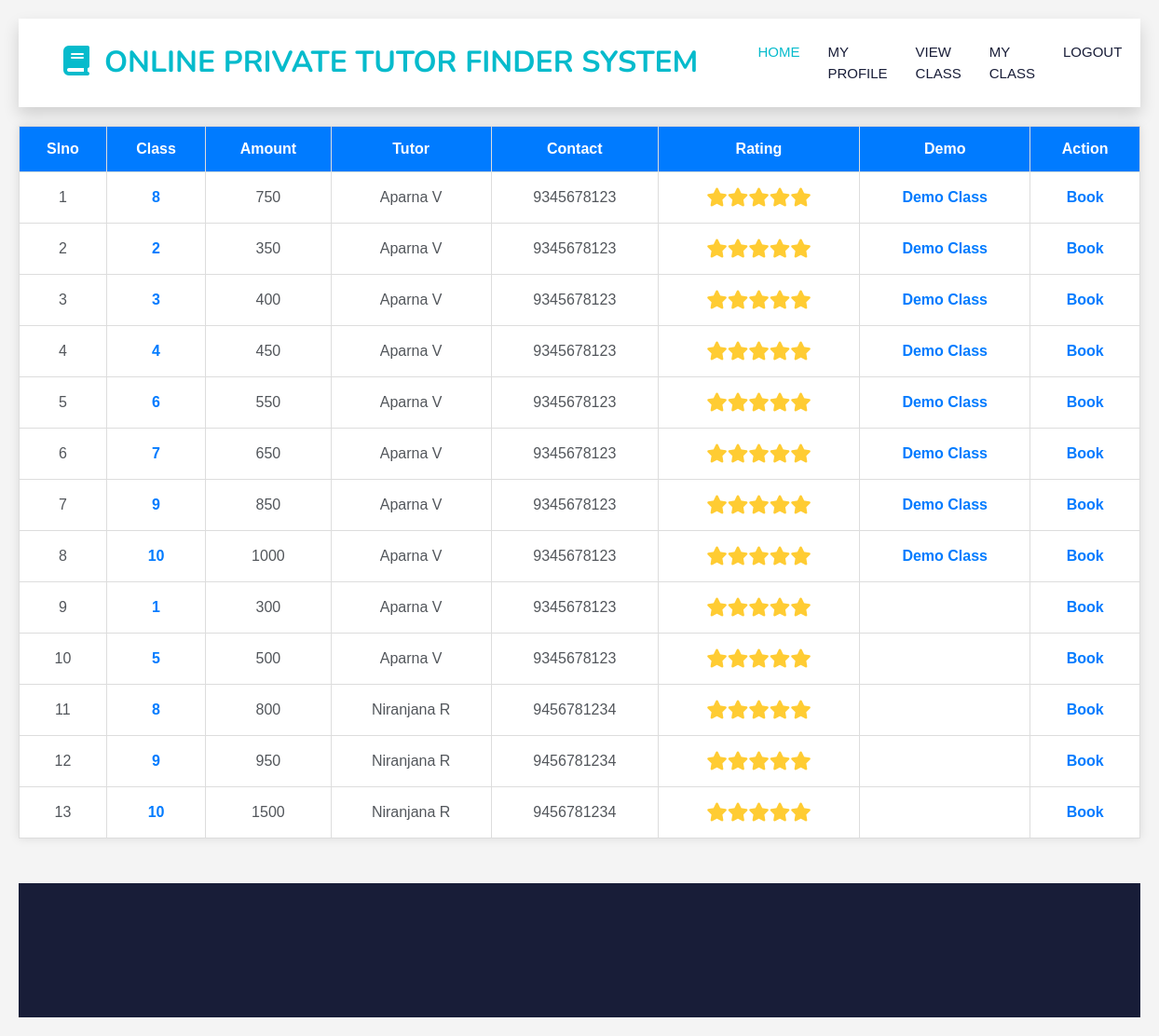
/Project/Student/Viewclass.php (signed in), run on the app's committed database.
### tables this page shows
CREATE TABLE `tbl_tutorclass` (
  `tutorclass_id` int(11) NOT NULL,
  `tutorclass_amount` varchar(35) NOT NULL,
  `class_id` int(11) NOT NULL,
  `tutor_id` int(11) NOT NULL
);

CREATE TABLE `tbl_class` (
  `class_id` int(11) NOT NULL,
  `class_name` varchar(40) NOT NULL
);

CREATE TABLE `tbl_tutor` (
  `tutor_id` int(11) NOT NULL,
  `tutor_name` varchar(45) NOT NULL,
  `tutor_email` varchar(37) NOT NULL,
  `tutor_password` varchar(20) NOT NULL,
  `tutor_contact` varchar(10) NOT NULL,
  `tutor_gender` varchar(50) NOT NULL,
  `tutor_dob` varchar(90) NOT NULL,
  `tutor_address` varchar(40) NOT NULL,
  `place_id` int(11) NOT NULL,
  `subject_id` int(11) NOT NULL
);

### Project/Student/Viewclass.php (the view, shortened to what this page needs)
<?php
include('../Assets/connection/connection.php');
include("Head.php");
		 ?>
<!DOCTYPE html>
<html lang="en">
<head>
    <link rel="stylesheet" href="https://cdnjs.cloudflare.com/ajax/libs/font-awesome/6.6.0/css/all.min.css" />
</head>
<body>
<form id="form1" name="form1" method="post" action="">
    <table>
        <tr>
            <th>Slno</th>
            <th>Class</th>
            <th>Amount</th>
            <th>Tutor</th>
            <th>Contact</th>
            <th>Rating</th>
            <th>Demo</th>
            <th>Action</th>
        </tr>
        <?php
        $i = 0;
        $sel = "SELECT *
        FROM tbl_tutorclass tc
        INNER JOIN tbl_class c ON c.class_id = tc.class_id
        INNER JOIN tbl_tutor t ON tc.tutor_id = t.tutor_id
        LEFT JOIN tbl_demo d ON d.tutorclass_id = tc.tutorclass_id
        WHERE c.class_id = tc.class_id;
        ";
        $result = $Conn->query($sel);
        while ($data = $result->fetch_assoc()) {
            $i++;
            ?>
            <tr>
                <td><?php echo $i ?></td>
                <td><b style="color:#007bff"><?php echo $data['class_name'] ?></b></td>
                <td><?php echo $data['tutorclass_amount'] ?></td>
                <td><?php echo $data['tutor_name'] ?></td>
                <td><?php echo $data['tutor_contact'] ?></td>
                <td>
                    <?php
                    $average_rating = 0;
                    $total_review = 0;
                    $total_user_rating = 0;
                    $query = "SELECT * FROM tbl_review WHERE tutor_id = '" . $data["tutor_id"] . "' ORDER BY review_id DESC";
                    $result1 = $Conn->query($query);
                    while ($row = $result1->fetch_assoc()) {
                        $total_review++;
                        $total_user_rating += $row["review_rating"];
                    }
                    if ($total_review > 0) {
                        $average_rating = $total_user_rating / $total_review;
                    }
                    ?>
                    <div style="font-size: 20px; color: #F96;">
                        <?php
                        for ($star = 1; $star <= 5; $star++) {
                            if ($star <= $average_rating) {
                                echo '<i class="fas fa-star star-light"></i>';
                            } else {
                                echo '<i class="fas fa-star" style="color:#999;"></i>';
                            }
                        }
                        ?>
                    </div>
                    <td>
    <?php if (!empty($data['demo_file'])): ?>
        <a href="../Assets/File/Tutor/<?php echo $data['demo_file']; ?>" target="_blank">Demo Class</a>
    <?php else: ?>
    <?php endif; ?>
</td>
                </td>
                <td><a href="Viewclass.php?id=<?php echo $data['tutorclass_id'] ?>">Book</a></td>
            </tr>
        <?php } ?>
    </table>
</form>
</body>
</html>
<?php
include("Foot.php");
?>

### Project/Assets/Template/Main/css/style.css (style rules this page uses)
:root { --primary: #06BBCC; --light: #F0FBFC; --dark: #181d38; }

### Project/Student/Viewclass.php (style rules this page uses)
body { font-family: Arial, sans-serif; background-color: #f4f4f4; margin: 0; padding: 20px; }
table { width: 100%; border-collapse: collapse; margin-top: 20px; background-color: #fff; box-shadow: 0 0 10px rgba(0, 0, 0, 0.1); }
th, td { border: 1px solid #ddd; padding: 12px; text-align: center; }
th { background-color: #007bff; color: white; }
.star-light { color: #FC3; }
a { text-decoration: none; color: #007bff; font-weight: bold; }

### data on the page
tbl_tutorclass: class.class_name "8", tutorclass_amount "750", tutor.tutor_name "Aparna V", tutor.tutor_contact "9345678123"
tbl_tutorclass: class.class_name "2", tutorclass_amount "350", tutor.tutor_name "Aparna V", tutor.tutor_contact "9345678123"
tbl_tutorclass: class.class_name "3", tutorclass_amount "400", tutor.tutor_name "Aparna V", tutor.tutor_contact "9345678123"
tbl_tutorclass: class.class_name "4", tutorclass_amount "450", tutor.tutor_name "Aparna V", tutor.tutor_contact "9345678123"
tbl_tutorclass: class.class_name "6", tutorclass_amount "550", tutor.tutor_name "Aparna V", tutor.tutor_contact "9345678123"
tbl_tutorclass: class.class_name "7", tutorclass_amount "650", tutor.tutor_name "Aparna V", tutor.tutor_contact "9345678123"
tbl_tutorclass: class.class_name "9", tutorclass_amount "850", tutor.tutor_name "Aparna V", tutor.tutor_contact "9345678123"
tbl_tutorclass: class.class_name "10", tutorclass_amount "1000", tutor.tutor_name "Aparna V", tutor.tutor_contact "9345678123"
tbl_tutorclass: class.class_name "1", tutorclass_amount "300", tutor.tutor_name "Aparna V", tutor.tutor_contact "9345678123"
tbl_tutorclass: class.class_name "5", tutorclass_amount "500", tutor.tutor_name "Aparna V", tutor.tutor_contact "9345678123"
tbl_tutorclass: class.class_name "8", tutorclass_amount "800", tutor.tutor_name "Niranjana R", tutor.tutor_contact "9456781234"
tbl_tutorclass: class.class_name "9", tutorclass_amount "950", tutor.tutor_name "Niranjana R", tutor.tutor_contact "9456781234"
tbl_tutorclass: class.class_name "10", tutorclass_amount "1500", tutor.tutor_name "Niranjana R", tutor.tutor_contact "9456781234"
